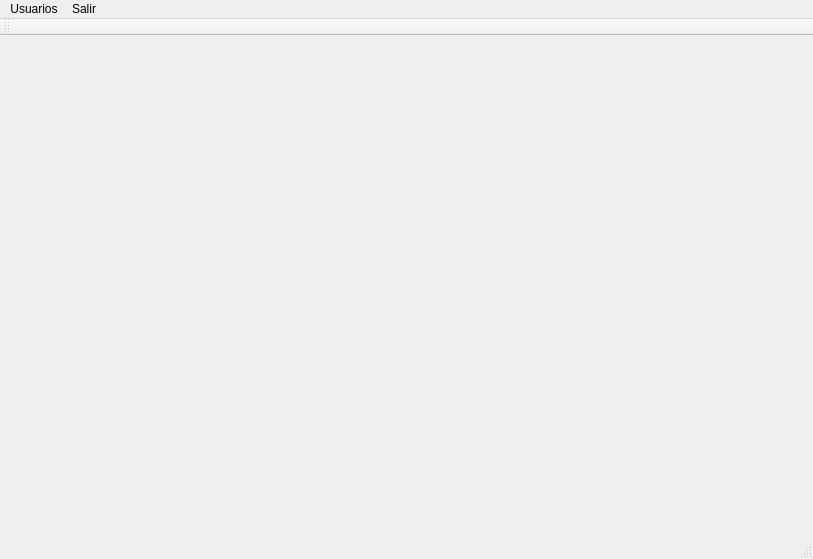
<?xml version="1.0" encoding="UTF-8"?>
<ui version="4.0">
 <class>MainWindow</class>
 <widget class="QMainWindow" name="MainWindow">
  <property name="geometry">
   <rect>
    <x>0</x>
    <y>0</y>
    <width>813</width>
    <height>559</height>
   </rect>
  </property>
  <property name="windowTitle">
   <string>Sistema de Ventas</string>
  </property>
  <widget class="QWidget" name="centralWidget"/>
  <widget class="QToolBar" name="mainToolBar">
   <attribute name="toolBarArea">
    <enum>TopToolBarArea</enum>
   </attribute>
   <attribute name="toolBarBreak">
    <bool>false</bool>
   </attribute>
  </widget>
  <widget class="QStatusBar" name="statusBar"/>
  <widget class="QMenuBar" name="menuBar">
   <property name="geometry">
    <rect>
     <x>0</x>
     <y>0</y>
     <width>813</width>
     <height>21</height>
    </rect>
   </property>
   <widget class="QMenu" name="menuUsuarios">
    <property name="title">
     <string>Usuarios</string>
    </property>
    <addaction name="actionRegistrar_Usuario"/>
    <addaction name="actionLista_de_Usuarios"/>
   </widget>
   <widget class="QMenu" name="menuSaLIR">
    <property name="title">
     <string>Salir</string>
    </property>
    <addaction name="actionAcerca_de"/>
    <addaction name="separator"/>
    <addaction name="actionSalir"/>
   </widget>
   <addaction name="menuUsuarios"/>
   <addaction name="menuSaLIR"/>
  </widget>
  <action name="actionRegistrar_Usuario">
   <property name="enabled">
    <bool>true</bool>
   </property>
   <property name="text">
    <string>Registrar Usuario...</string>
   </property>
   <property name="visible">
    <bool>true</bool>
   </property>
  </action>
  <action name="actionAcerca_de">
   <property name="text">
    <string>Acerca de...</string>
   </property>
  </action>
  <action name="actionSalir">
   <property name="text">
    <string>Salir...</string>
   </property>
  </action>
  <action name="actionLista_de_Usuarios">
   <property name="text">
    <string>Lista de Usuarios...</string>
   </property>
  </action>
 </widget>
 <layoutdefault spacing="6" margin="11"/>
 <resources/>
 <connections/>
</ui>
